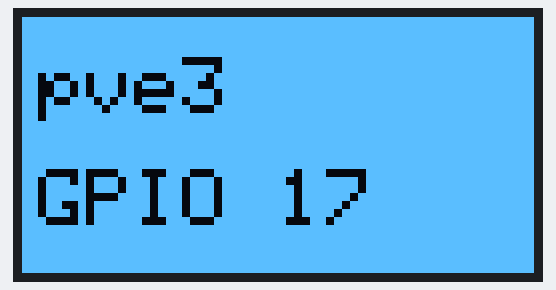
The sketch below on a simulated ESP32. Parts: 128×64 one-colour display. What the sketch prints to the serial monitor is not drawn.

Above: at 0.5 s.
At 1.57 s:
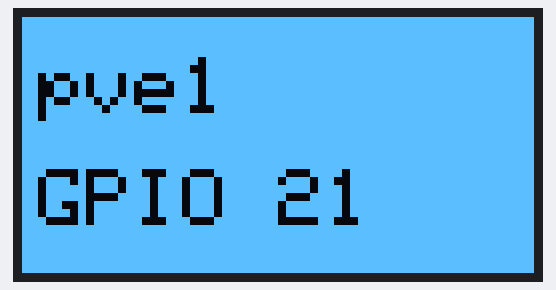

Measured:
- what the display in image 0 shows lasts 1.0 s, from 0.5 s to 1.5 s

The sketch:

test_oled.ino
```cpp
// Test OLED dal vivo: ogni secondo prova SDA 21, 19 e 17 (SCL 22 per tutti).
// Ogni OLED che risponde si accende bianco con scritto su quale filo e' (e per quale PC).
// Puoi spostare i fili con l'ESP acceso: appena un collegamento e' giusto, l'OLED si accende.
#include <Wire.h>
#include <Adafruit_GFX.h>
#include <Adafruit_SSD1306.h>

const int SDA_P[3] = { 21, 19, 17 };
const char* NOME[3] = { "pve1", "pve2", "pve3" };
Adafruit_SSD1306 d(128, 64, &Wire, -1);

void setup() { Serial.begin(115200); delay(300); Serial.println("TEST OLED DAL VIVO"); }

void loop() {
  for (int i = 0; i < 3; i++) {
    Wire.begin(SDA_P[i], 22, 100000);
    Wire.beginTransmission(0x3C);
    bool ok = Wire.endTransmission() == 0;
    Serial.printf("SDA %d (%s): %s\n", SDA_P[i], NOME[i], ok ? "risponde" : "niente");
    if (ok) {
      d.begin(SSD1306_SWITCHCAPVCC, 0x3C, true, false);
      d.clearDisplay(); d.fillRect(0, 0, 128, 64, SSD1306_WHITE);
      d.setTextColor(SSD1306_BLACK); d.setTextSize(2);
      d.setCursor(4, 10); d.print(NOME[i]);
      d.setCursor(4, 38); d.printf("GPIO %d", SDA_P[i]);
      d.display();
    }
    Wire.end();
    pinMode(SDA_P[i], INPUT_PULLUP);
  }
  delay(1000);
}
```
